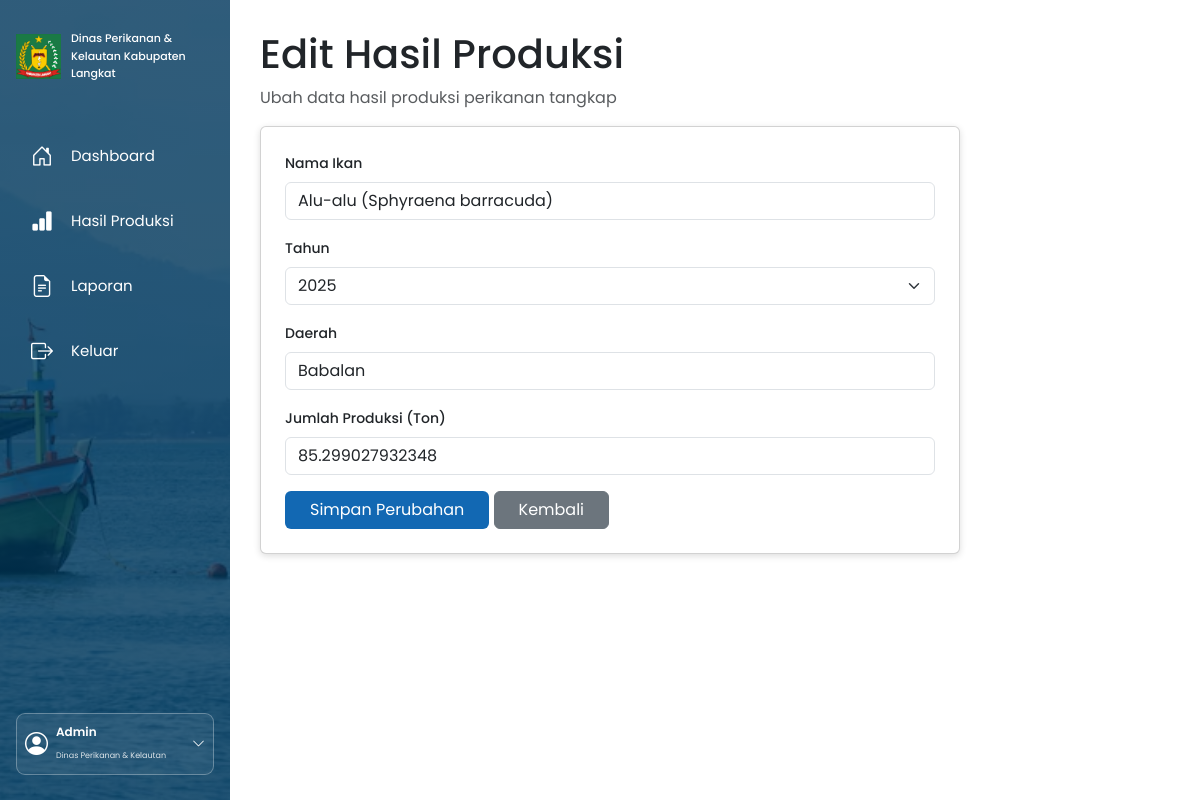
/edit_produksi.php?id=4 (signed in), run on the app's committed database.
### tables this page shows
CREATE TABLE `hasil_produksi` (
  `id` int(11) NOT NULL,
  `Tahun` int(11) NOT NULL,
  `Triwulan` varchar(10) DEFAULT NULL,
  `Nama_ikan` varchar(255) NOT NULL,
  `Daerah` varchar(100) NOT NULL,
  `produksi` decimal(20,12) NOT NULL DEFAULT 0.000000000000,
  `jumlah` decimal(20,12) NOT NULL DEFAULT 0.000000000000
);

### edit_produksi.php (the view, shortened to what this page needs)
<?php
$id = $_GET['id'] ?? '';
$data = mysqli_query($koneksi,
    "SELECT * FROM hasil_produksi WHERE id='$id'"
);
$row = mysqli_fetch_assoc($data);
?>
<!DOCTYPE html>
<html lang="id">
<head>
<link href="https://cdn.jsdelivr.net/npm/bootstrap@5.3.8/dist/css/bootstrap.min.css" rel="stylesheet">
</head>
<body>
<?php include "index.php"; ?>
<main>
<h1>Edit Hasil Produksi</h1>
<p class="text-muted">
Ubah data hasil produksi perikanan tangkap
</p>
<div class="card p-4 mt-3">
<form method="POST">
<div class="mb-3">
<label class="form-label">Nama Ikan</label>
<input
type="text"
name="ikan"
class="form-control"
value="<?= htmlspecialchars($row['Nama_ikan']) ?>"
required>
</div>
<div class="mb-3">
<label class="form-label">Tahun</label>
<select name="tahun" class="form-select" required>
<option value="2025" <?= $row['Tahun']=='2025'?'selected':'' ?>>
2025
</option>
</select>
</div>
<div class="mb-3">
<label class="form-label">Daerah</label>
<input
type="text"
name="daerah"
class="form-control"
value="<?= htmlspecialchars($row['Daerah']) ?>"
required>
</div>
<div class="mb-3">
<label class="form-label">
Jumlah Produksi (Ton)
</label>
<input
type="number"
name="produksi"
class="form-control"
step="0.01"
min="0"
value="<?= htmlspecialchars($row['produksi']) ?>"
required>
</div>
<button
type="submit"
name="simpan"
class="btn btn-biru px-4">
Simpan Perubahan
</button>
<a href="hasil_produksi.php"
class="btn btn-secondary px-4">
Kembali
</a>
</form>
</div>
</main>
</body>
</html>

### edit_produksi.php (style rules this page uses)
body { margin:0; background:#f5f8fb; font-family:Arial,sans-serif; }
main { margin-left:230px; padding:30px; }
h1 { color:#123f69; font-size:28px; font-weight:bold; }
.card { background:white; border:1px solid #e1e7ed; border-radius:10px; box-shadow:0 2px 7px #ddd; max-width:700px; }
.form-label { font-size:14px; font-weight:500; }
.btn-biru { background:#1268b3 !important; color:white !important; border:none; }

### index.php (style rules this page uses)
* { font-family:'Poppins',sans-serif; }

### data on the page
hasil_produksi: ikan "Alu-alu (Sphyraena barracuda)", tahun "2025", daerah "Babalan", produksi "85.299027932348"
